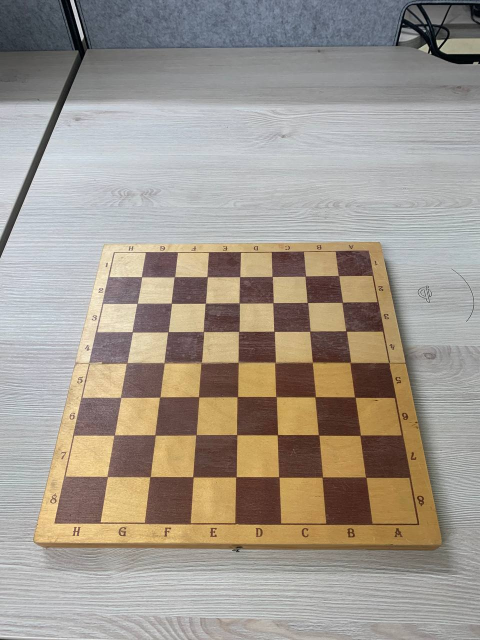
#> input picture media/calibration/2.jpg, 960 x 1280 px (shown at 1/2 size)
$ python preprocces_calibration_imgs.py
#> lines starting #> are read from the running program, lines starting #| are printed output that depends on the picture
#> further down, image is the input picture: shape (1280, 960, 3); mean B, G, R 141.9, 152.1, 160.6
### src/utils.py
import cv2
import numpy as np
import os
from src.constants import VALID_IMG_EXTENSIONS


# [19 lines left out: function read_image, not called in this run]


def scale_image(image: np.ndarray, scale_percent: int = 100) -> np.ndarray:
    """
    Масштабирование изображения
    :param image: исходное изображение
    :param scale_percent: масштаб изображения
    :return: масштабированное изображение
    """
#> called with scale_percent = 50
    if image is None:
        raise AttributeError("Предоставленное изображение не может быть None.")

    if scale_percent == 100:
        return image

    width = int(image.shape[1] * scale_percent / 100)
#> width = 480
    height = int(image.shape[0] * scale_percent / 100)
#> height = 640
    dim = (width, height)
#> dim = (480, 640)
    resized_image = cv2.resize(image, dim, interpolation=cv2.INTER_AREA)
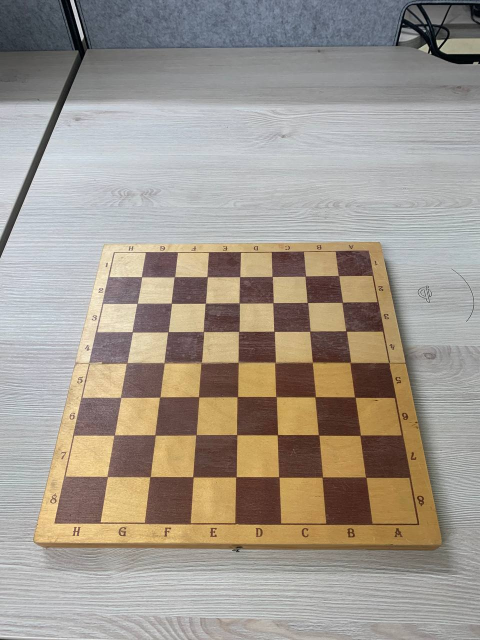
#> resized_image: shape (640, 480, 3); mean B, G, R 142, 152.2, 160.7
    return resized_image


def display_image(image: np.ndarray) -> None:
    """
    Отображение изображения
    :param image: изображение представленное в numpy массиве
    """
    cv2.imshow('Image', image)
    while True:
        key = cv2.waitKey(0)
#> (key Esc is pressed here)
        if key == 32:
            break
    cv2.destroyAllWindows()

### src/preprocces_calibration_imgs.py
import numpy as np
import cv2
from matplotlib import pyplot as plt
from src.utils import *

# Загрузите изображение
image = cv2.imread('../media/calibration/2.jpg')
image = scale_image(image, 50)
display_image(image)

# Преобразуйте изображение из BGR в LAB
image_lab = cv2.cvtColor(image, cv2.COLOR_BGR2LAB)
#> image_lab: shape (640, 480, 3); mean of channels 0, 1, 2 160.7, 130.2, 134.7

# Разделите каналы
l, a, b = cv2.split(image_lab)
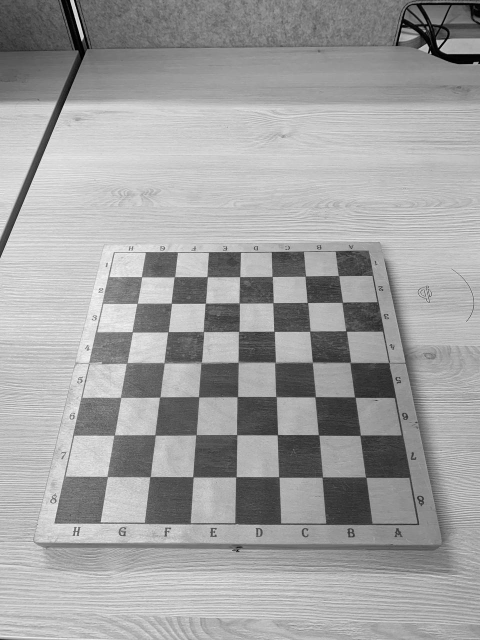
#> l: shape (640, 480); min 0, max 244, mean 160.7
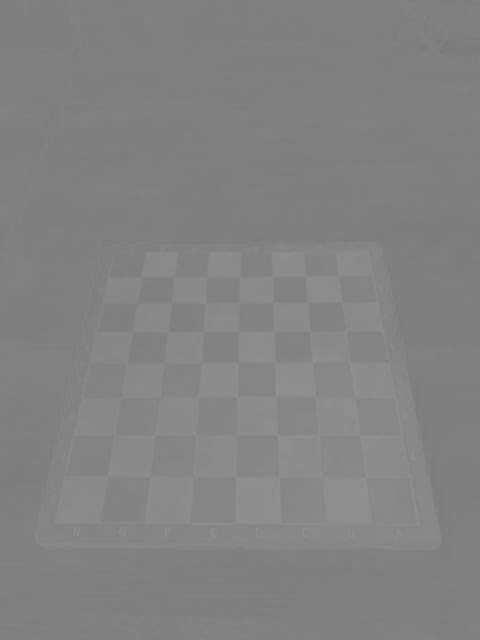
#> a: shape (640, 480); min 120, max 148, mean 130.2
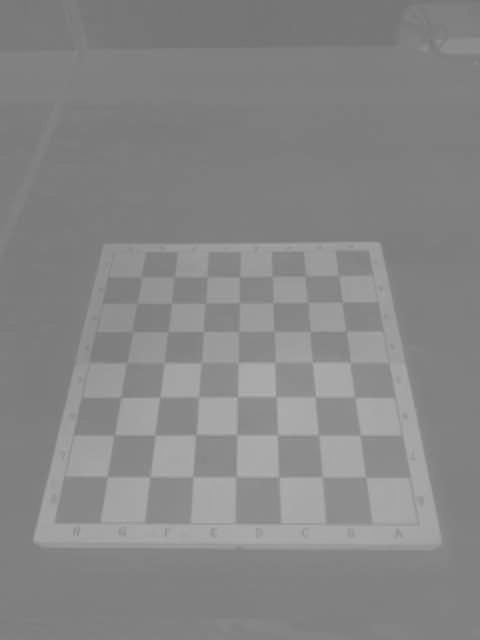
#> b: shape (640, 480); min 115, max 178, mean 134.7

# Создайте объект CLAHE
clahe = cv2.createCLAHE(clipLimit=3.0, tileGridSize=(8, 8))

# Примените CLAHE к каналу L
l_clahe = clahe.apply(l)
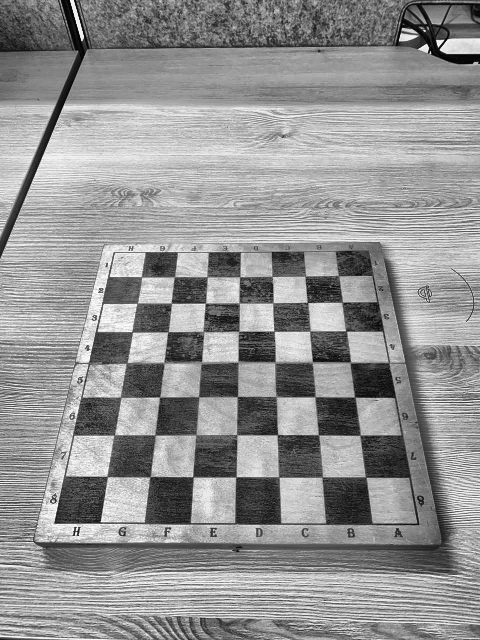
#> l_clahe: shape (640, 480); min 0, max 253, mean 146.7

# Объедините каналы обратно и преобразуйте в BGR
image_lab_clahe = cv2.merge((l_clahe, a, b))
#> image_lab_clahe: shape (640, 480, 3); mean of channels 0, 1, 2 146.7, 130.2, 134.7
image_color_clahe = cv2.cvtColor(image_lab_clahe, cv2.COLOR_LAB2BGR)
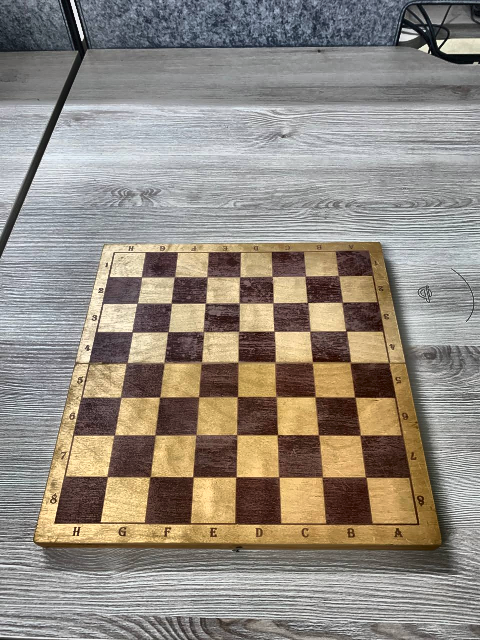
#> image_color_clahe: shape (640, 480, 3); mean B, G, R 128.5, 138.8, 147

display_image(image_color_clahe)

image = image_color_clahe

# Инициализируйте начальную маску
mask = np.zeros(image.shape[:2], np.uint8)

# Инициализируйте прямоугольник, содержащий передний план (формат: x,y,w,h)
# Этот прямоугольник должен включать объект, который вы хотите выделить
rect = (1, 1, image.shape[1]-1, image.shape[0]-1)  # Пример значения, настройте под ваше изображение
#> rect = (1, 1, 479, 639)

# Инициализация временных массивов, используемых алгоритмом GrabCut
bgdModel = np.zeros((1, 65), np.float64)
fgdModel = np.zeros((1, 65), np.float64)

# Примените GrabCut
cv2.grabCut(image, mask, rect, bgdModel, fgdModel, 10, cv2.GC_INIT_WITH_RECT)
display_image(image)

# Пометьте передний план и возможный передний план как 1, остальное как 0
mask2 = np.where((mask == 2)|(mask == 0), 0, 1).astype('uint8')

# Создайте изображение только с передним планом
image_fg = image * mask2[:, :, np.newaxis]

display_image(image_fg)
